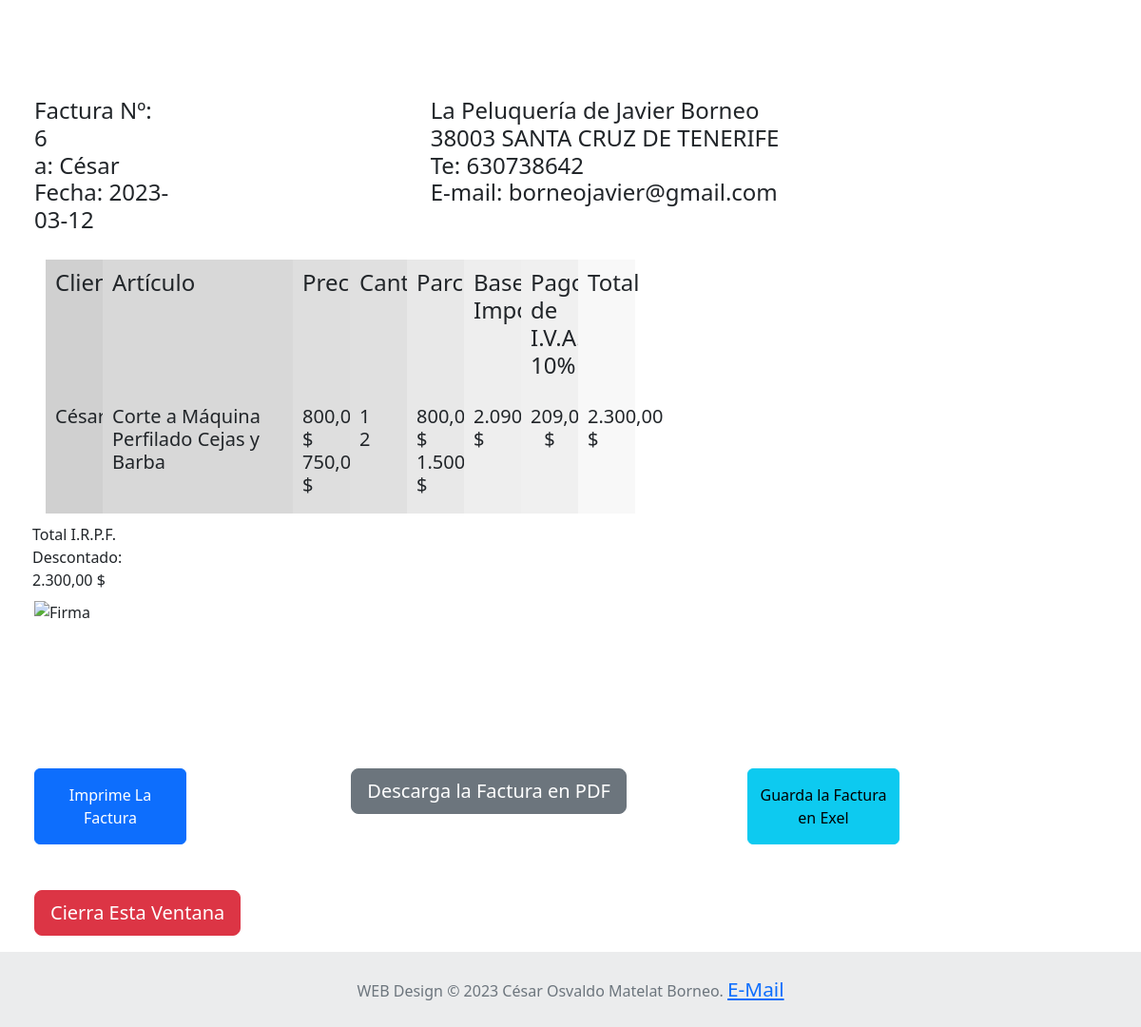
The app's page /lastinvoice.php with its own data.
### tables this page shows
CREATE TABLE `invoice` (
  `id` int(11) NOT NULL,
  `client_id` int(11) DEFAULT NULL,
  `total` decimal(11,2) NOT NULL,
  `inv_date` date NOT NULL,
  `inv_time` time NOT NULL
);

CREATE TABLE `client` (
  `id` int(11) NOT NULL,
  `name` varchar(32) NOT NULL,
  `surname` varchar(32) NOT NULL,
  `surname2` varchar(32) DEFAULT NULL,
  `address` varchar(255) NOT NULL,
  `phone` varchar(12) NOT NULL,
  `email` varchar(48) NOT NULL,
  `pass` varchar(128) NOT NULL,
  `bday` date NOT NULL,
  `date` date NOT NULL,
  `time` time NOT NULL
);

CREATE TABLE `service` (
  `id` int(11) NOT NULL,
  `service` varchar(128) NOT NULL,
  `price` decimal(11,2) NOT NULL,
  `img` varchar(128) NOT NULL
);

### lastinvoice.php (the view, shortened to what this page needs)
<?php
include "includes/conn.php";
include "includes/function.php";
include "includes/header.php";
$ok = false;
$sql = "SELECT *, DATE_FORMAT(inv_date,'%d %M %Y') as date FROM invoice ORDER BY id desc limit 1";
$stmt = $conn->prepare($sql);
$stmt->execute();
if ($stmt->rowCount() > 0)
{
    $row = $stmt->fetch(PDO::FETCH_OBJ);
    $id = $row->id;
    $pat_id = $row->client_id;
    $client = getClient($conn, $pat_id);
    $total = $row->total;
    $date = $row->inv_date;
    $sql = "SELECT * FROM sold WHERE invoice_id=$id;";
    $stmt = $conn->prepare($sql);
    $stmt->execute();
    $row = $stmt->fetch(PDO::FETCH_OBJ);
    $ok = true;
}
else
{
    echo "<script>toast(1, 'Aun sin Datos', 'No se ha Hecho Ninguna Factura Hasta Ahora.');</script>";
}
?>
<section class="container-fluid pt-3">
    <div class="row">
        <div class="col-md-1" style="width: 2%;"></div>
            <div class="col-md-10">
                <div id="view1">
					<br><br>
					<?php
                    if ($ok)
                    {
					echo '<div id="printable0">
                    <div class="row">
                    <div class="col-md-2">
                            <h4>Factura Nº: ' . $id . '<br>a: ' . $client . "<br>Fecha: " . $date . '</h4>
                        </div>
                        <div class="col-md-3"></div>
                        <div class="col-md-6">
                            <h4>La Peluquería de Javier Borneo<br> 38003 SANTA CRUZ DE TENERIFE<br>Te: 630738642<br>E-mail: borneojavier@gmail.com</h4>
                            <br><br>
                        </div>
                    </div>
                            <div class="row">
                                <div style="width: 1px;"></div>
                                <div class="column middle" style="background-color:#d0d0d0;">
                            <h4>Cliente</h4>
                            </div>
                            <div class="column left" style="background-color:#d8d8d8;">
                            <h4>Artículo</h4>
                            </div>
                            <div class="column right" style="background-color:#dedede;">
                            <h4>Precio</h4>
                            </div>
                            <div class="column middle" style="background-color:#e0e0e0;">
                            <h4>Cantidad</h4>
                            </div>
                            <div class="column right" style="background-color:#e8e8e8;">
                            <h4>Parcial</h4>
                            </div>
                            <div class="column middle" style="background-color:#eeeeee;">
                            <h4>Base Imponible</h4>
                            </div>
                            <div class="column middle" style="background-color:#f0f0f0;">
                            <h4>Pago de I.V.A. 10%</h4>
                            </div>
                            <div class="column middle" style="background-color:#f8f8f8;">
                            <h4>Total</h4>
                            </div>
                            </div>';
                            result($conn, $row, 1, 1);
                            echo '<div class="row">
                                <div style="width: 1px;"></div>
                                <div class="column middle" style="background-color:#d0d0d0;">
                            <h5>' . $client . '</h5>
                            </div>
                            <div class="column left" style="background-color:#d8d8d8;">
                            <h5>' . $product . '</h5>
                            </div>
                            <div class="column right" style="background-color:#dedede;">
                            <h5>' . $price . '</h5>
                            </div>
                            <div class="column middle" style="background-color:#e0e0e0;">
                            <h5>' . $qtty . '</h5>
                            </div>
                            <div class="column right" style="background-color:#e8e8e8;">
                            <h5>' . $partial . '</h5>
                            </div>
                            <div class="column middle" style="background-color:#eeeeee;">
                            <h5>' . number_format((float)$total * 100 / 110, 2, ",", ".") . ' $</h5>
                            </div>
                            <div class="column middle" style="background-color:#f0f0f0; text-align: center;">
                            <h5>' . number_format((float)$total * 100 / 110  * .1, 2, ",", ".") . ' $</h5>
                            </div>
                            <div class="column middle" style="background-color:#f8f8f8;">
                            <h5>' . number_format((float)$total, 2, ",", ".") . ' $</h5>
                            </div>
                            </div>
                            <div class="row">
                                <div class="column total">Total I.R.P.F. Descontado: ' . number_format((float)$total, 2, ",", ".") . ' $
                            </div></div>
                            <div class="row">
                            <br><br>
                                <img src="img/sign.png" alt="Firma" style="width: 330px;">
                            </div>
                        </div>
                        <a id="image0" download="Factura Nº ' . $id . ' a: ' . $client . '.png"></a>
                        <br><br>
                        <br><br><br>
                        <div class="row">
                        <div class="col-md-4">
                            <button onclick="printIt(-1)" style="width:160px; height:80px;" class="btn btn-primary">Imprime La Factura</button>
                        </div>
                        <div class="col-md-5">
                            <button onclick="pdfDown(0)" class="btn btn-secondary btn-lg">Descarga la Factura en PDF</button>
                        </div>
                        <div class="col-md-3">
                            <button onclick="window.open(\'saveIt.php?id=' . $id . '\', \'_blank\')" style="width:160px; height:80px;" class="btn btn-info">Guarda la Factura en Exel</button>
                        </div>
                        </div>';
                    }
					?>
                    <br><br>
                    <button class="btn btn-danger btn-lg" onclick="window.close()">Cierra Esta Ventana</button>
                    <br><br><br><br><br>
				</div>
            </div>
        <div class="col-md-1" style="width: 2%;"></div>
    </div>
</section>

### includes/function.php (shortened to what this page needs)
<?php
function result($conn, $row, $where, $how)
{
    global $table_name, $client, $wait, $price, $partial, $product, $qtty;
    $sql = "SELECT id FROM invoice ORDER BY id DESC LIMIT 1;";
    $stmt = $conn->prepare($sql);
    $stmt->execute();
    $row = $stmt->fetch(PDO::FETCH_OBJ);
    $id = $row->id;
    $i = 0;
    $sql  = "SELECT * FROM sold WHERE invoice_id=$id;";
    $stmt = $conn->prepare($sql);
    $stmt->execute();
    while ($row = $stmt->fetch(PDO::FETCH_OBJ))
    {
        $article[$i] = $row->service_id;
        $qtties[$i] = $row->qtty;
        $i++;
    }
    for ($i = 0; $i < count($article); $i++)
    {
        $sql_product = "SELECT service, price FROM service WHERE id=$article[$i];";
        $stmt = $conn->prepare($sql_product);
        $stmt->execute();
        $row_product = $stmt->fetch(PDO::FETCH_OBJ);
        $product_name = $row_product->service;
        $product_price = $row_product->price;
        $partials[$i] = $product_price * $qtties[$i];
        if ($i == count($article) - 1)
        {
            $product .= $product_name;
            $price .= number_format((float)$product_price, 2, ',', '.') . " $";
            $qtty .= $qtties[$i];
            $partial .= number_format((float)$partials[$i], 2, ',', '.') . " $";
        }
        else
        {
            if ($where == 1)
            {
                $product .= $product_name . "<br>";
                $price .= number_format((float)$product_price, 2, ',', '.') . " $<br>";
                $qtty .= $qtties[$i] . "<br>";
                $partial .= number_format((float)$partials[$i], 2, ',', '.') . " $<br>";
            }
            else
            {
                $product .= $product_name . "\n";
                $price .= number_format((float)$product_price, 2, ',', '.') . " $\n";
                $qtty .= $qtties[$i] . "\n";
                $partial .= number_format((float)$partials[$i], 2, ',', '.') . " $\n";
            }
        }
    }
}
function getClient($conn, $id)
{
    if ($id != null)
    {
        $sql = "SELECT name FROM client WHERE id=$id;";
        $stmt = $conn->prepare($sql);
        $stmt->execute();
        $row = $stmt->fetch(PDO::FETCH_OBJ);
        return $row->name;
    }
    else
    {
        return "Consumidor Final";
    }
}
?>

### css/style.css (style rules this page uses)
label, input, a { font-size: 1.3rem; }
.column { float: left; padding: 10px; }
.left { width: 20%; }
.middle, .right, .moreright { width: 6%; }
.total { width: 18%; }
.row::after { content: ""; display: table; clear: both; }

### records on screen
invoice: client.name "César", inv_date "2023-03-12", (float)$total*100/110 "2.090,91", (float)$total*100/110*.1 "209,09", total "2.300,00"
service: service "Corte a Máquina", price "800,00"

### other values on screen
$id "6"
$product "Perfilado Cejas y Barba"
$price "750,00 $"
$qtties[$i] "1"
$qtty "2"
$partials[$i] "800,00"
$partial "1.500,00 $"
